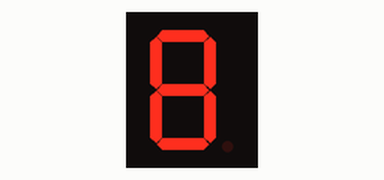
A sketch run on a simulated Arduino Uno, built with avr-gcc and run on an emulated ATmega328P. Parts: 1-digit seven-segment display. Wiring (inferred from the names in the program): 1-digit 7-segment display, segments lit when LOW: segments pin 3, pin 2, pin 8, pin 7, pin 6, pin 4, pin 10. The segment pins are drawn as the display they are named for.

Above: at 0.1 s.
At 1.1 s:
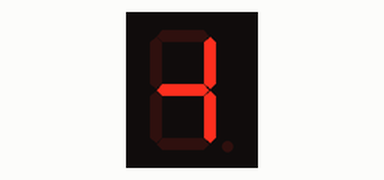
At 1.6 s:
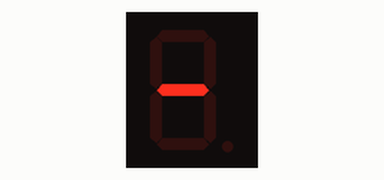
At 11.1 s:
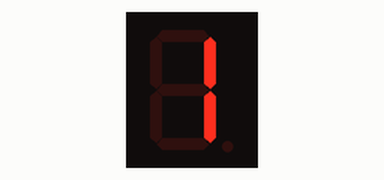
At 20.1 s:
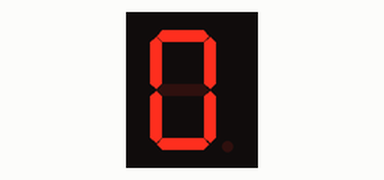
At 39.1 s:
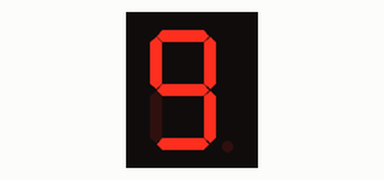

Measured:
- what the display in image 1 shows lasts 0.5 s, from 1.0 s to 1.5 s

The sketch:

1_PER_SEC.ino
```cpp
// Define the pins for each segment (D0 to D6)
const int segmentA = 3; // D0
const int segmentB = 2; // D1
const int segmentC = 8; // D2
const int segmentD = 7; // D3
const int segmentE = 6; // D4
const int segmentF = 4; // D5
const int segmentG = 10; // D6

void setup() {
  // Initialize the digital pins as OUTPUTs
  pinMode(segmentA, OUTPUT);
  pinMode(segmentB, OUTPUT);
  pinMode(segmentC, OUTPUT);
  pinMode(segmentD, OUTPUT);
  pinMode(segmentE, OUTPUT);
  pinMode(segmentF, OUTPUT);
  pinMode(segmentG, OUTPUT);
}


// 0 = A,B,C,D,E,F
// 1 = B,C
// 2 = A,B,G,E,D
// 3 = A,B,C,D,G
// 4 = F,G,B,C
// 5 = A,F,G,C,D
// 6 = A,F,G,E,D,C
// 7 = A,B,C
// 8 = A,B,C,D,E,F,G
// 9 = A,B,C,D,F,G

void loop() {
  // Turn on each segment one by one

  //0
  digitalWrite(segmentA, LOW);
  digitalWrite(segmentB, LOW);
  digitalWrite(segmentC, LOW);
  digitalWrite(segmentD, LOW);
  digitalWrite(segmentE, LOW);
  digitalWrite(segmentF, LOW);
  delay(500);
  digitalWrite(segmentA, HIGH);
  digitalWrite(segmentB, HIGH);
  digitalWrite(segmentC, HIGH);
  digitalWrite(segmentD, HIGH);
  digitalWrite(segmentE, HIGH);
  digitalWrite(segmentF, HIGH);

  //1
  delay(500);
  digitalWrite(segmentB, LOW);
  digitalWrite(segmentC, LOW);
  delay(500);
  digitalWrite(segmentB, HIGH);
  digitalWrite(segmentC, HIGH);

  //2
  delay(500);
  digitalWrite(segmentA, LOW);
  digitalWrite(segmentB, LOW);
  digitalWrite(segmentG, LOW);
  digitalWrite(segmentE, LOW);
  digitalWrite(segmentD, LOW);
  delay(500);
  digitalWrite(segmentA, HIGH);
  digitalWrite(segmentB, HIGH);
  digitalWrite(segmentG, HIGH);
  digitalWrite(segmentE, HIGH);
  digitalWrite(segmentD, HIGH);

  //3
  delay(500);
  digitalWrite(segmentA, LOW);
  digitalWrite(segmentB, LOW);
  digitalWrite(segmentC, LOW);
  digitalWrite(segmentD, LOW);
  digitalWrite(segmentG, LOW);
  delay(500);
  digitalWrite(segmentA, HIGH);
  digitalWrite(segmentB, HIGH);
  digitalWrite(segmentC, HIGH);
  digitalWrite(segmentD, HIGH);
  digitalWrite(segmentG, HIGH);

  //4
  delay(500);
  digitalWrite(segmentF, LOW);
  digitalWrite(segmentG, LOW);
  digitalWrite(segmentB, LOW);
  digitalWrite(segmentC, LOW);
  delay(500);
  digitalWrite(segmentF, HIGH);
  digitalWrite(segmentG, HIGH);
  digitalWrite(segmentB, HIGH);
  digitalWrite(segmentC, HIGH);

  //5
  delay(500);
  digitalWrite(segmentA, LOW);
  digitalWrite(segmentF, LOW);
  digitalWrite(segmentG, LOW);
  digitalWrite(segmentC, LOW);
  digitalWrite(segmentD, LOW);
  delay(500);
  digitalWrite(segmentA, HIGH);
  digitalWrite(segmentF, HIGH);
  digitalWrite(segmentG, HIGH);
  digitalWrite(segmentC, HIGH);
  digitalWrite(segmentD, HIGH);

  // 6 = A,F,G,E,D,C
  delay(500);
  digitalWrite(segmentA, LOW);
  digitalWrite(segmentF, LOW);
  digitalWrite(segmentG, LOW);
  digitalWrite(segmentC, LOW);
  digitalWrite(segmentD, LOW);
  digitalWrite(segmentE, LOW);
  delay(500);
  digitalWrite(segmentA, HIGH);
  digitalWrite(segmentF, HIGH);
  digitalWrite(segmentG, HIGH);
  digitalWrite(segmentC, HIGH);
  digitalWrite(segmentD, HIGH);
  digitalWrite(segmentE, HIGH);

  // 7 = A,B,C
  delay(500);
  digitalWrite(segmentA, LOW);
  digitalWrite(segmentC, LOW);
  digitalWrite(segmentB, LOW);
  delay(500);
  digitalWrite(segmentA, HIGH);
  digitalWrite(segmentC, HIGH);
  digitalWrite(segmentB, HIGH);

  // 8 = A,B,C,D,E,F,G
  delay(500);
  digitalWrite(segmentA, LOW);
  digitalWrite(segmentB, LOW);
  digitalWrite(segmentC, LOW);
  digitalWrite(segmentD, LOW);
  digitalWrite(segmentE, LOW);
  digitalWrite(segmentF, LOW);
  digitalWrite(segmentG, LOW);
  delay(500);
  digitalWrite(segmentA, HIGH);
  digitalWrite(segmentB, HIGH);
  digitalWrite(segmentC, HIGH);
  digitalWrite(segmentD, HIGH);
  digitalWrite(segmentE, HIGH);
  digitalWrite(segmentF, HIGH);
  digitalWrite(segmentG, HIGH);

  // 9 = A,B,C,D,F,G
  delay(500);
  digitalWrite(segmentA, LOW);
  digitalWrite(segmentB, LOW);
  digitalWrite(segmentC, LOW);
  digitalWrite(segmentD, LOW);
  digitalWrite(segmentF, LOW);
  digitalWrite(segmentG, LOW);
  delay(500);
  digitalWrite(segmentA, HIGH);
  digitalWrite(segmentB, HIGH);
  digitalWrite(segmentC, HIGH);
  digitalWrite(segmentD, HIGH);
  digitalWrite(segmentF, HIGH);
  digitalWrite(segmentG, HIGH);

  delay(500); // Delay for 1/2 second before repeating
}
```
